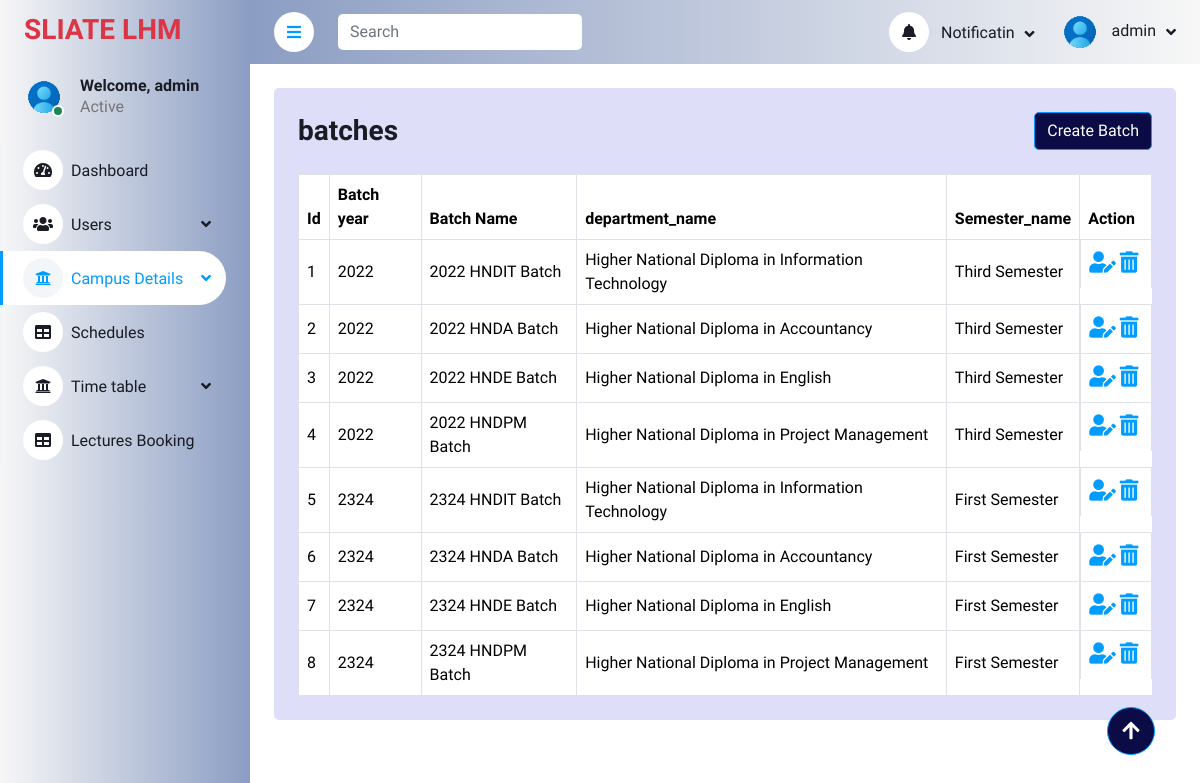
The page /admin/Batches.php (signed in) on the database its author committed.
### tables this page shows
CREATE TABLE `batches` (
  `id` int NOT NULL AUTO_INCREMENT,
  `batch_year` varchar(50) NOT NULL,
  `department_id` int DEFAULT NULL,
  `semester_id` int NOT NULL,
  `batch_name` varchar(50) NOT NULL,
  PRIMARY KEY (`id`),
  KEY `department_id` (`department_id`),
  KEY `semester_id` (`semester_id`),
  CONSTRAINT `batches_ibfk_1` FOREIGN KEY (`department_id`) REFERENCES `departments` (`id`) ON DELETE SET NULL,
  CONSTRAINT `batches_ibfk_2` FOREIGN KEY (`semester_id`) REFERENCES `semester` (`id`) ON DELETE CASCADE
);

CREATE TABLE `departments` (
  `id` int NOT NULL AUTO_INCREMENT,
  `dept_code` varchar(50) DEFAULT NULL,
  `department_name` varchar(100) NOT NULL,
  PRIMARY KEY (`id`)
);

CREATE TABLE `semester` (
  `id` int NOT NULL AUTO_INCREMENT,
  `sem_num` int NOT NULL,
  `sem_name` varchar(64) NOT NULL,
  PRIMARY KEY (`id`)
);

### admin/Batches.php (the view, shortened to what this page needs)
<?php include './include/header.php'; ?>
<div class="content">
    <?php include './include/navbar.php'; ?>
    <div class="container-fluid pt-4 px-4">
        <div class="bg-light text-center rounded p-4">
            <div class="d-flex align-items-center justify-content-between mb-4">
                <h3 class="mb-0">batches</h3>
                <button type="button" class="btn btn-primary" data-bs-toggle="modal" data-bs-target="#batchModal">Create Batch
                </button>
            </div>
            <div class="table-responsive">
                <table class="table text-start align-middle table-bordered table-hover mb-0">
                    <thead>
                        <tr class="text-dark">
                            <th scope="col">Id</th>
                            <th scope="col">Batch year</th>
                            <th scope="col">Batch Name</th>
                            <th scope="col">department_name</th>
                            <th scope="col">Semester_name</th>
                            <th scope="col">Action</th>
                        </tr>
                    </thead>
                    <tbody>
                        <?php
                        $stmt = $conn->query("SELECT b.id, b.batch_year, b.batch_name, d.department_name, s.sem_name FROM batches b LEFT JOIN departments d ON b.department_id = d.id INNER JOIN semester s ON b.semester_id = s.id;");
                        $result = $stmt->fetchAll(PDO::FETCH_ASSOC);
                        foreach ($result as $row) {
                            echo '<tr>';
                            echo '<td>' . htmlspecialchars($row['id']) . '</td>';
                            echo '<td>' . htmlspecialchars($row['batch_year']) . '</td>';
                            echo '<td>' . htmlspecialchars($row['batch_name']) . '</td>';
                            echo '<td>' . htmlspecialchars($row['department_name']) . '</td>';
                            echo '<td>' . htmlspecialchars($row['sem_name']) . '</td>';
                            echo '<td class="d-flex align-items-lg-center justify-content-around">';
                            echo '<a href="#" class="edit-batch" data-bs-toggle="modal" data-bs-target="#batchModal" data-id="' . $row['id'] . '"><i class="fas fa-user-edit fa-lg"></i></a>';
                            echo '<a href="include/delete.php?type=batches&id=' . $row['id'] . '" class="m-1" onclick="return confirm(\'Are you sure you want to delete this batch?\')"> <i class="fas fa-trash-alt fa-lg"></i> </a>';
                            echo '</td>';
                            echo '</tr>';
                        }
                        ?>
                    </tbody>
                </table>
            </div>
        </div>
    </div>
</div>
<?php include './include/footer.php'; ?>

### admin/include/header.php (shortened to what this page needs)
<!DOCTYPE html>
<html lang="en">
<head>
    <link href="https://cdnjs.cloudflare.com/ajax/libs/font-awesome/5.10.0/css/all.min.css" rel="stylesheet">
    <link href="https://cdn.jsdelivr.net/npm/bootstrap-icons@1.4.1/font/bootstrap-icons.css" rel="stylesheet">
    <link href="assets/lib/owlcarousel/assets/owl.carousel.min.css" rel="stylesheet">
    <link href="assets/lib/tempusdominus/css/tempusdominus-bootstrap-4.min.css" rel="stylesheet" />
    <link href="assets/vendor/bootstrap-5.3.3-dist/css/bootstrap.min.css" rel="stylesheet">
    <link href="assets/vendor/simple-datatables/style.css" rel="stylesheet">
    <link href="assets/vendor/bootstrap.min.css" rel="stylesheet">
    <link href="assets/css/style.css" rel="stylesheet">
    <link rel="stylesheet" href="assets/css/adminstyle.css">
</head>
<body class="back-colors">
    <div class="container-xxl position-relative d-flex p-0 back-colors">
        <div class="sidebar pe-4 pb-3 back-colors">
            <nav class="navbar navbar-light bg-transparent">
                <a href="#" class="navbar-brand mx-4 mb-3">
                    <h3 class="text-danger">SLIATE LHM</h3>
                </a>
                <div class="d-flex align-items-center ms-4 mb-4">
                    <div class="position-relative">
                        <img class="rounded-circle" src="./assets/img/Icon/Gest.gif" alt=""
                            style="width: 40px; height: 40px;">
                        <div
                            class="bg-success rounded-circle border border-2 border-white position-absolute end-0 bottom-0 p-1">
                        </div>
                    </div>
                    <div class="ms-3">
                        <h6 class="mb-0"><?php if (isset($_SESSION['user_id'])) {
                                                echo "Welcome, " . $_SESSION['user_name'];
                                            } ?></h6>
                        <span>Active</span>
                    </div>
                </div>
                <div class="navbar-nav w-100">
                    <a href="index.php" class="nav-item nav-link <?php if (basename($_SERVER['PHP_SELF']) == 'index.php') {
                                                                        echo 'active';
                                                                    } ?>">
                        <i class="fa fa-tachometer-alt me-2"></i>Dashboard</a>
                    <div class="nav-item dropdown">
                        <a href="#" class="nav-link dropdown-toggle <?php if (basename($_SERVER['PHP_SELF']) == 'lectures.php') {
                                                                        echo 'active';
                                                                    } elseif (basename($_SERVER['PHP_SELF']) == 'student.php') {
                                                                        echo 'active';
                                                                    }
                                                                    ?>" data-bs-toggle="dropdown"><i
                                class="fa fa-users me-2"></i>Users</a>
                    </div>
                    <div class="nav-item dropdown">
                        <a href="" class="nav-link dropdown-toggle <?php if (basename($_SERVER['PHP_SELF']) == 'Department.php') {
                                                                        echo 'active';
                                                                    } elseif (basename($_SERVER['PHP_SELF']) == 'LectureHall.php') {
                                                                        echo 'active';
                                                                    } elseif (basename($_SERVER['PHP_SELF']) == 'Subject.php') {
                                                                        echo 'active';
                                                                    } elseif (basename($_SERVER['PHP_SELF']) == 'Batches.php') {
                                                                        echo 'active';
                                                                    }
                                                                    ?>" data-bs-toggle="dropdown"><i
                                class="fa fa-university me-2"></i>Campus Details</a>
                    </div>
                    <a href="schedules.php" class="nav-item nav-link <?php if (basename($_SERVER['PHP_SELF']) == 'schedules.php') {
                                                                            echo 'active';
                                                                        } ?>"><i
                            class="fa fa-table me-2"></i>Schedules</a>
                    <div class="nav-item dropdown">
                        <a href="" class="nav-link dropdown-toggle <?php if (basename($_SERVER['PHP_SELF']) == 'timetable_lecture.php') {
                                                                        echo 'active';
                                                                    } elseif (basename($_SERVER['PHP_SELF']) == 'timetable_batch.php') {
                                                                        echo 'active';
                                                                    } elseif (basename($_SERVER['PHP_SELF']) == 'timetable_hall.php') {
                                                                        echo 'active';
                                                                    }
                                                                    ?>" data-bs-toggle="dropdown"><i
                                class="fa fa-university me-2"></i>Time table</a>
                    </div>
                    <a href="Reserve.php" class="nav-item nav-link <?php if (basename($_SERVER['PHP_SELF']) == 'Reserve.php') {
                                                                            echo 'active';
                                                                        } ?>"><i
                            class="fa fa-table me-2"></i>Lectures Booking</a>
                </div>
            </nav>
        </div>

### admin/include/navbar.php (shortened to what this page needs)
<nav class="navbar navbar-expand navbar-light sticky-top px-4 py-0 bg-colors2">
    <a href="#" class="sidebar-toggler flex-shrink-0">
        <i class="fa fa-bars"></i>
    </a>
    <form class="d-none d-md-flex ms-4">
        <input class="form-control border-0" type="search" placeholder="Search">
    </form>
    <div class="navbar-nav align-items-center ms-auto">
        <div class="nav-item dropdown">
            <a href="#" class="nav-link dropdown-toggle" data-bs-toggle="dropdown">
                <i class="fa fa-bell me-lg-2"></i>
                <span class="d-none d-lg-inline-flex">Notificatin</span>
            </a>
        </div>
        <div class="nav-item dropdown">
            <a href="#" class="nav-link dropdown-toggle" data-bs-toggle="dropdown">
                <img class="rounded-circle me-lg-2" src="./assets/img/Icon/Gest.gif" alt=""
                    style="width: 40px; height: 40px;">
                <span class="d-none d-lg-inline-flex"><?php if (isset($_SESSION['user_id'])) {
                                    echo $_SESSION['user_name'];
                                } ?></span>
            </a>
        </div>
    </div>
</nav>

### admin/include/footer.php (shortened to what this page needs)
<button type="button" class="btn btn-lg btn-primary btn-lg-square back-to-top" id="btn-back-to-top"> <i
                class="fas fa-arrow-up"></i></button>
</div>
</body>
</html>

### admin/assets/css/style.css (style rules this page uses)
:root { --primary: #009CFF; --light: #F3F6F9; --dark: #191C24; }
.back-to-top { position: fixed; display: none; right: 45px; bottom: 45px; z-index: 99; }
.btn { transition: .5s; }
.btn.btn-primary { color: #FFFFFF; }
.btn-lg-square { width: 48px; height: 48px; }
.btn-square, .btn-sm-square, .btn-lg-square { padding: 0; display: inline-flex; align-items: center; justify-content: center; font-weight: normal; border-radius: 50px; }
.sidebar { position: fixed; top: 0; left: 0; bottom: 0; width: 250px; height: 100vh; overflow-y: auto; background: var(--light); transition: 0.5s; z-index: 999; }
.content { margin-left: 250px; min-height: 100vh; background: #FFFFFF; transition: 0.5s; }
@media (min-width: 992px) { .sidebar { margin-left: 0; } }
@media (min-width: 992px) { .content { width: calc(100% - 250px); } }
.sidebar .navbar .navbar-nav .nav-link { padding: 7px 20px; color: var(--dark); font-weight: 500; border-left: 3px solid var(--light); border-radius: 0 30px 30px 0; outline: none; }
.sidebar .navbar .navbar-nav .nav-link:hover, .sidebar .navbar .navbar-nav .nav-link.active { color: var(--primary); background: #FFFFFF; border-color: var(--primary); }
.sidebar .navbar .navbar-nav .nav-link i { width: 40px; height: 40px; display: inline-flex; align-items: center; justify-content: center; background: #FFFFFF; border-radius: 40px; }
.sidebar .navbar .navbar-nav .nav-link:hover i, .sidebar .navbar .navbar-nav .nav-link.active i { background: var(--light); }
.sidebar .navbar .dropdown-toggle::after { position: absolute; top: 15px; right: 15px; border: none; content: "\f107"; font-family: "Font Awesome 5 Free"; font-weight: 900; transition: .5s; }
.content .navbar .navbar-nav .nav-link { margin-left: 25px; padding: 12px 0; color: var(--dark); outline: none; }
.content .navbar .sidebar-toggler, .content .navbar .navbar-nav .nav-link i { width: 40px; height: 40px; display: inline-flex; align-items: center; justify-content: center; background: #FFFFFF; border-radius: 40px; }
.content .navbar .dropdown-toggle::after { margin-left: 6px; vertical-align: middle; border: none; content: "\f107"; font-family: "Font Awesome 5 Free"; font-weight: 900; transition: .5s; }

### admin/assets/css/adminstyle.css (style rules this page uses)
.back-colors { background: rgb(139,157,195); background: linear-gradient(270deg, rgb(139,157,195) 0%, rgb(247,247,247) 100%); }
.bg-colors2 { background: rgb(247,247,247); background: linear-gradient(270deg, rgb(247,247,247) 0%, rgb(139,157,195) 100%); }
.btn-primary { background-color: #0B0B45; }
.bg-light { background-color: #dedef8 !important; }
.table-hover { background-color: #fff; }

### rows shown on the page
batches: id "1", batch_year "2022", batch_name "2022 HNDIT Batch", department.department_name "Higher National Diploma in Information Technology", semester.sem_name "Third Semester"
batches: id "2", batch_year "2022", batch_name "2022 HNDA Batch", department.department_name "Higher National Diploma in Accountancy", semester.sem_name "Third Semester"
batches: id "3", batch_year "2022", batch_name "2022 HNDE Batch", department.department_name "Higher National Diploma in English", semester.sem_name "Third Semester"
batches: id "4", batch_year "2022", batch_name "2022 HNDPM Batch", department.department_name "Higher National Diploma in Project Management", semester.sem_name "Third Semester"
batches: id "5", batch_year "2324", batch_name "2324 HNDIT Batch", department.department_name "Higher National Diploma in Information Technology", semester.sem_name "First Semester"
batches: id "6", batch_year "2324", batch_name "2324 HNDA Batch", department.department_name "Higher National Diploma in Accountancy", semester.sem_name "First Semester"
batches: id "7", batch_year "2324", batch_name "2324 HNDE Batch", department.department_name "Higher National Diploma in English", semester.sem_name "First Semester"
batches: id "8", batch_year "2324", batch_name "2324 HNDPM Batch", department.department_name "Higher National Diploma in Project Management", semester.sem_name "First Semester"

### other values the page prints
$_SESSION['user_name'] "admin"
